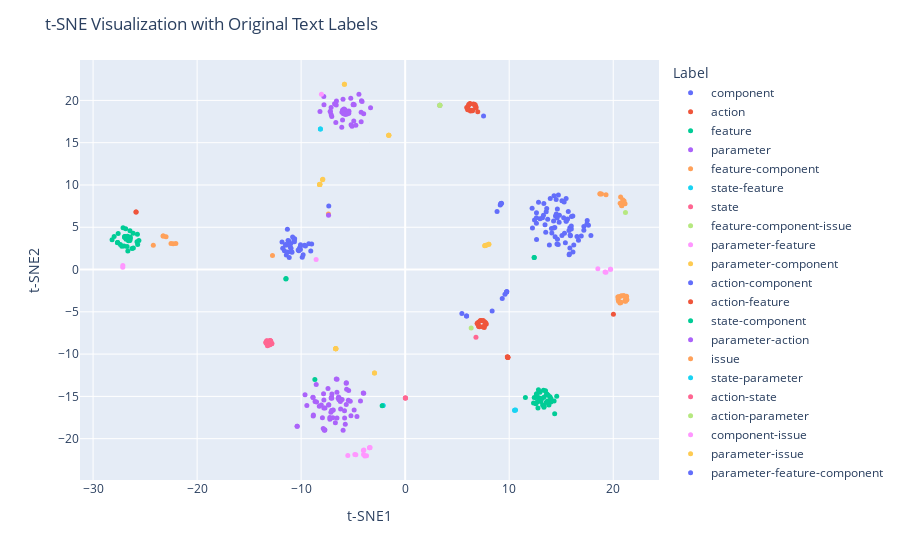

Write notebook code for a chart like this one.
### Code cell
import plotly.express as px

# Create a DataFrame that includes t-SNE features and the original text labels
drone_2d_df = pd.DataFrame(drone_2d, columns=['t-SNE1', 't-SNE2'])
drone_2d_df['Label'] = labels
drone_2d_df['Text'] = dataset['text']

# Plot with Plotly
fig = px.scatter(drone_2d_df, x='t-SNE1', y='t-SNE2', color="Label", hover_data={'Text': True, 'Label': True, 't-SNE1': False, 't-SNE2': False})
fig.update_traces(marker=dict(size=5))
fig.update_layout(title='t-SNE Visualization with Original Text Labels')
fig.show()

### Figure 1 — Plotly figure (JSON) as saved in the notebook; plotly's stock layout.template omitted (floating-point values rounded to 4 significant figures; data arrays with more than 128 entries replaced by an {"elided": "..."} marker saying what was removed)
{"data": [{"customdata": {"elided": "109x2 str values"}, "hovertemplate": "Label=%{customdata[1]}<br>Text=%{customdata[0]}<extra></extra>", "legendgroup": "component", "marker": {"color": "#636efa", "size": 5, "symbol": "circle"}, "mode": "markers", "name": "component", "orientation": "v", "showlegend": true, "type": "scatter", "x": [14.71, 14.59, 12.96, 14.41, -9.264, 15.4, 16.51, 16.66, 14.64, 15.89, -8.989, -10.16, 9.261, -9.076, -9.67, -9.587, -10.07, -10.08, 14.83, 13.86, 12.62, 15.83, 15.97, -10.06, 17.85, -10.22, 16.21, -11.61, -11.19, -11.26, 14.63, 14.45, 13.2, 9.212, 15.23, 15.99, 15.97, 16.12, 13.56, 14.61, -9.895, 13.61, 14.73, 14.31, 15.07, 13.95, 14.51, 15.47, 15.28, 12.63, 9.138, 9.188, 17.62, 17.18, 15.75, 13.51, 14.1, 14.06, -11.42, 12.62, -10.99, -9.809, 13.44, 14.27, 16.13, 12.82, -11.48, -11.05, 15.68, -11.84, -10.63, -10.68, -10.67, -10.82, 12.43, 17.47, 17.18, 15.07, -11.77, 15.48, 13.7, 15.31, 14.53, 15.61, 14.27, -10.65, 12.23, 13.29, 14.8, 12.62, 17.5, 15.86, -10.97, -11.49, -11.26, 15.47, -11.15, -11.22, -10.88, -10.91, -10.29, 14.39, 15.84, 16.93, 12.2, 9.199, 13.33, 15.78, 15.76], "xaxis": "x", "y": [2.963, 3.017, 6.004, 3.879, 3.039, 3.169, 3.902, 3.458, 3.568, 3.983, 3.018, 2.523, 7.843, 2.192, 2.871, 2.791, 2.365, 2.722, 6.405, 2.893, 5.48, 4.928, 4.8, 2.935, 4.02, 2.227, 2.893, 2.225, 3.369, 3.419, 7.149, 6.324, 6.138, 7.806, 6.125, 6.269, 5.139, 6.333, 6.838, 6.101, 1.452, 7.208, 8.819, 8.713, 8.126, 8.407, 8.293, 8.387, 7.99, 3.547, 7.628, 7.756, 5.235, 4.658, 4.62, 4.408, 4.307, 4.841, 1.72, 6.71, 3.084, 1.755, 5.298, 4.925, 2.08, 7.967, 2.871, 2.677, 6.85, 3.266, 3.643, 3.458, 3.621, 3.844, 5.868, 5.377, 5.074, 4.036, 2.516, 5.748, 5.934, 4.276, 6.559, 5.982, 5.751, 3.283, 4.92, 6.412, 5.604, 6.112, 5.795, 4.08, 2.52, 2.958, 2.085, 5.718, 1.42, 2.94, 2.043, 2.099, 2.31, 4.984, 2.55, 3.967, 7.26, 7.777, 7.798, 1.839, 1.739], "yaxis": "y"}, {"customdata": [["API Automatic Return Home. ", "action"], ["Auto Landing in nnn(s). ", "action"], ["Auto landing initiated. ", "action"], ["Braking now! Return sticks to midpoints first. ", "action"], ["Braking now. Return sticks to midpoints, then continue flying. ", "action"], ["Cancel Return-to-Home Failed. ", "action"], ["Cannot Identify Subject. ", "action"], ["Cannot takeoff. Ensure the aircraft battery is properly connected. ", "action"], ["Cannot track subject: No image. Please retry. ", "action"], ["Capture Failed Shooting interrupted. ", "action"], ["Capture Failed Shooting is currently not permitted. ", "action"], ["Command Failed. ", "action"], ["Command Timeout. ", "action"], ["Executing waypoint mission. ", "action"], ["Failed to cancel Return to Home. ", "action"], ["Failed to cancel landing. ", "action"], ["Failed to lower or pack up landing gear. Take care of your gimbal when landing. ", "action"], ["Failed to take off. Check the USB connection with aircraft. Contact DJI Support if this error persists after restarting. ", "action"], ["IMU calibration required. Calibrate IMU. ", "action"], ["Landing Canceled. ", "action"], ["Landing. ", "action"], ["Pano successful. ", "action"], ["Precision Landing. ", "action"], ["Recharge promptly. ", "action"], ["Remote controller assisted takeoff initiated. ", "action"], ["Returning to the Home Point. ", "action"], ["Take off and retry this function. ", "action"], ["Take off in P-Mode. ", "action"], ["Taking Off. ", "action"], ["Unable to take off. ", "action"], ["Warning: Command Failed. ", "action"], ["Warning: Command Timeout. ", "action"], ["Waypoint Mission Paused. ", "action"], ["Waypoint Mission Resumed. ", "action"], ["Waypoint Mission Start. ", "action"]], "hovertemplate": "Label=%{customdata[1]}<br>Text=%{customdata[0]}<extra></extra>", "legendgroup": "action", "marker": {"color": "#EF553B", "size": 5, "symbol": "circle"}, "mode": "markers", "name": "action", "orientation": "v", "showlegend": true, "type": "scatter", "x": [6.799, 6.054, 6.278, 7.259, 7.631, 7.133, 7.586, 7.595, 7.799, 7.074, 6.923, 7.035, 7.302, 5.99, 7.438, 7.69, 6.937, 7.063, 6.978, 6.798, 6.639, 6.787, 5.917, 6.214, 6.437, 6.729, 6.231, 6.11, 6.566, 7.738, 7.208, 7.497, 6.286, 6.475, 6.011], "xaxis": "x", "y": [19.15, 19.31, 18.79, -6.044, -6.165, -6.769, -6.776, -6.863, -6.443, -6.673, -6.389, -6.243, -6.022, 19.04, -6.769, -6.526, -6.35, -6.706, 18.65, 19.09, 19.52, 19.28, 19.17, 19.58, 18.84, 19.49, 19.64, 19.53, 19.57, -6.28, -6.063, -6.036, 18.74, 18.78, 18.91], "yaxis": "y"}, {"customdata": {"elided": "66x2 str values"}, "hovertemplate": "Label=%{customdata[1]}<br>Text=%{customdata[0]}<extra></extra>", "legendgroup": "feature", "marker": {"color": "#00cc96", "size": 5, "symbol": "circle"}, "mode": "markers", "name": "feature", "orientation": "v", "showlegend": true, "type": "scatter", "x": [13.75, 14.37, 13.29, 13.36, -27.65, -27.65, -27.63, -27.37, 12.68, 12.34, 13.49, 13.63, -26.66, 13.33, -25.74, 11.56, -27.03, 14.01, -26.45, -26.96, -26.91, -26.96, -26.82, -26.56, -26.43, -26.97, -26.68, -26.42, -26.59, -26.51, 13.82, 12.76, -25.78, 14.57, 14.32, 13.17, 13.21, 13.67, 12.96, -27.59, 13.34, -27.12, -26.86, -26.45, -26.73, -26.15, -27.98, -26.26, -26.13, 12.81, 13.55, 12.67, 12.41, -25.71, 13.57, 13.03, -25.6, 13.92, -28.17, 12.57, 14.01, -27.23, 12.61, 12.84, 12.93, 12.56], "xaxis": "x", "y": [-14.85, -17.06, -14.27, -16.13, 3.194, 3.189, 3.173, 2.974, -15.67, -15.78, -14.34, -14.7, 2.203, -15.1, 4.177, -15.14, 2.774, -15.67, 3.454, 3.851, 3.912, 3.775, 3.573, 3.432, 3.842, 3.905, 3.95, 3.713, 3.414, 3.419, -16.02, -16.38, 3.281, -14.99, -15.54, -15.24, -16.01, -15.56, -14.51, 4.263, -16.29, 4.945, 4.83, 4.598, 2.718, 4.289, 3.914, 2.483, 2.552, -14.22, -15.71, -14.69, -15.12, 2.949, -14.82, -15.61, 3.445, -15.05, 3.515, -15.87, -15.26, 2.739, -14.72, -15.16, -15.23, -15.15], "yaxis": "y"}, {"customdata": {"elided": "110x2 str values"}, "hovertemplate": "Label=%{customdata[1]}<br>Text=%{customdata[0]}<extra></extra>", "legendgroup": "parameter", "marker": {"color": "#ab63fa", "size": 5, "symbol": "circle"}, "mode": "markers", "name": "parameter", "orientation": "v", "showlegend": true, "type": "scatter", "x": [-5.277, -6.91, -8.061, -6.556, -5.974, -5.213, -6.667, -7.813, -4.234, -3.988, -9.627, -8.253, -6.972, -5.822, -7.142, -5.757, -6.624, -7.705, -8.665, -6.02, -4.027, -3.985, -7.355, -7.343, -5.966, -7.955, -8.824, -8.841, -6.709, -5.42, -5.414, -5.586, -5.448, -5.46, -6.08, -5.423, -5.744, -6.011, -5.946, -5.898, -5.782, -6.026, -5.938, -5.877, -4.942, -9.452, -5.432, -5.652, -5.67, -5.628, -7.819, -5.832, -7.081, -7.058, -7.119, -4.898, -5.003, -4.977, -5.231, -10.38, -7.737, -7.719, -6.626, -5.108, -6.605, -5.2, -6.788, -4.907, -3.327, -5.465, -7.878, -4.74, -7.236, -6.951, -7.243, -5.665, -6.363, -6.23, -10.39, -7.042, -6.441, -6.298, -6.061, -4.635, -4.201, -4.145, -4.445, -7.823, -7.054, -7.112, -7.121, -7.847, -4.23, -4.295, -7.185, -7.21, -7.078, -8.551, -7.806, -7.763, -6.205, -8.515, -8.19, -6.096, -6.56, -6.55, -6.398, -7.42, -8.866, -8.856], "xaxis": "x", "y": [-15.56, -16.62, -16.03, -17.55, 20.14, -17.28, 17.38, -15.41, 18.61, 18.41, -14.82, -16.18, -16.64, -17.56, -16.87, -18.3, -12.95, -16.38, -15.6, 17.67, -14.6, -14.62, -16.0, -15.98, -19.02, -17.53, -17.21, -17.33, -18.12, 18.74, 18.68, 18.4, 18.5, 18.51, 18.6, 18.48, 18.34, 18.87, 18.9, 18.42, 18.88, 18.73, 18.44, 18.97, 17.55, -16.08, -14.32, -13.38, -13.44, -14.15, -16.37, -16.71, -15.1, -15.21, -15.19, 19.49, 19.5, 19.54, 20.24, -18.53, -18.96, -18.97, 19.46, 16.93, 19.93, 17.12, 19.59, -16.61, 19.14, -15.46, -18.78, 17.05, -17.71, -17.52, -17.48, -15.95, -15.4, -15.6, -18.53, -14.72, -15.21, -15.25, -15.37, -17.39, 19.95, 19.86, 20.72, 20.47, 18.09, 18.31, 19.17, -14.69, 17.46, -15.54, 18.67, 18.69, -16.66, -13.59, 19.48, -19.01, -16.48, -15.67, 18.68, 16.84, -14.52, -12.98, -15.08, -14.08, -15.11, -15.12], "yaxis": "y"}, {"customdata": [["ActiveTrack Flight Ended: Aircraft is entering a restricted area. ", "feature-component"], ["Aircraft GPS interference. Aircraft unable to fly stably. Land or return to home promptly. ", "feature-component"], ["Aircraft not in flight. Vision system and obstacle sensing unavailable. ", "feature-component"], ["Backward sensor(s) blocked. Obstacle avoidance unavailable. Fly with caution. ", "feature-component"], ["Camera busy, cannot enter playback. ", "feature-component"], ["Camera error. AI Spot-Check failed. Restart camera. ", "feature-component"], ["Compass Error. Compass Error. Compass data error. Please contact DJI Support. ", "feature-component"], ["Compass Error. Compass data error. Please check the Compass installation and interference. ", "feature-component"], ["Compass Error. Compass data error. Please contact DJI Support. ", "feature-component"], ["Compass Error. Compass data error. Please contact DJI Support. Compass disconnected. ", "feature-component"], ["Forward Obstacle Sensing is not functioning. Ambient Light is too weak. ", "feature-component"], ["Image Transmission Recovered. Aircraft is returning home. ", "feature-component"], ["Landing Gear Raising. Home Point Recorded. ", "feature-component"], ["Landing Protection Activated. Aircraft will decelerate during landing. ", "feature-component"], ["Landing gear lowered. Obstacle Avoidance Disabled. ", "feature-component"], ["No GPS signal. Unable to take off. Move to an open area or exit flight tutorial. ", "feature-component"], ["Obstacle Avoidance Disabled. Landing gear lowered. Obstacle Avoidance Disabled. ", "feature-component"], ["Obstacle Avoidance disabled. Landing gear lowered. Obstacle Avoidance has been disabled. ", "feature-component"], ["Propeller Guard Mounted Propeller Guard mounted. Forward Obstacle Sensing will be automatically switched off. ", "feature-component"], ["Propeller rotating too fast. Wind resistance affected. Return to home and land promptly. Check whether propeller on beeping ESC is warped or damaged. ", "feature-component"], ["Signal Lost. Aircraft returning to Home Point. ", "feature-component"]], "hovertemplate": "Label=%{customdata[1]}<br>Text=%{customdata[0]}<extra></extra>", "legendgroup": "feature-component", "marker": {"color": "#FFA15A", "size": 5, "symbol": "circle"}, "mode": "markers", "name": "feature-component", "orientation": "v", "showlegend": true, "type": "scatter", "x": [21.14, 20.82, -24.21, 20.95, 20.67, 21.04, 18.74, 19.31, 18.87, 18.72, 20.71, -22.3, -22.04, -22.51, -22.99, 20.82, -23.24, -23.28, -12.75, 20.91, -7.377], "xaxis": "x", "y": [7.774, 7.567, 2.863, 7.823, 7.841, 8.095, 8.945, 8.83, 8.929, 8.948, 8.585, 3.05, 3.064, 3.076, 3.884, 7.53, 3.972, 3.979, 1.666, 8.264, 6.552], "yaxis": "y"}, {"customdata": [["ActiveTrack Flight Ended: Control Signal Timeout (RC). ", "state-feature"], ["Excessive attitude angle detected, forward obstacle avoidance has stopped working. ", "state-feature"], ["Flight control mode error, cannot start recording QuickShot. ", "state-feature"]], "hovertemplate": "Label=%{customdata[1]}<br>Text=%{customdata[0]}<extra></extra>", "legendgroup": "state-feature", "marker": {"color": "#19d3f3", "size": 5, "symbol": "circle"}, "mode": "markers", "name": "state-feature", "orientation": "v", "showlegend": true, "type": "scatter", "x": [10.52, 10.53, 10.61], "xaxis": "x", "y": [-16.64, -16.64, -16.61], "yaxis": "y"}, {"customdata": [["ActiveTrack Flight Paused. ", "state"], ["Aircraft ActiveTrack available at max speed. When exceeding nnn, Obstacle Avoidance is not available. ", "state"], ["Cannot exit ActiveTrack. ", "state"], ["During Smart Track, you can control lens zoom within a certain limit. ", "state"], ["Entered Cruise Control mode. Press C1 or C2 to exit. ", "state"], ["Exited Cruise Control mode. ", "state"], ["Exited Hyperlapse mode. ", "state"], ["Flight Mode Set to Attitude. ", "state"], ["Insufficient SD card space. Change card or delete files. ", "state"], ["Intelligent Flight Modes have not been enabled. Enable this option in Main Controller Settings if needed. ", "state"], ["RTH : Cruise. ", "state"], ["RTH : Preascending. ", "state"], ["Set Flight Mode to GPS to fly safe. ", "state"], ["Switched to A (Attitude)-mode. ", "state"], ["Switched to P (Positioning)-mode. ", "state"], ["Switched to S (Sport)-mode. ", "state"], ["Switched to T (Tripod)-mode. ", "state"]], "hovertemplate": "Label=%{customdata[1]}<br>Text=%{customdata[0]}<extra></extra>", "legendgroup": "state", "marker": {"color": "#FF6692", "size": 5, "symbol": "circle"}, "mode": "markers", "name": "state", "orientation": "v", "showlegend": true, "type": "scatter", "x": [0.02508, -13.23, 0.01207, -13.0, -13.36, -13.31, -13.3, -13.37, 0.03111, -13.2, -12.81, -12.83, -13.39, -13.01, -12.95, -12.96, -12.91], "xaxis": "x", "y": [-15.19, -9.025, -15.19, -8.898, -8.731, -8.442, -8.417, -8.589, -15.18, -8.946, -8.741, -8.789, -8.605, -8.386, -8.416, -8.418, -8.475], "yaxis": "y"}, {"customdata": [["AirSense communication error. Unable to display nearby manned aircraft and anti-collision warnings. Fly with caution. ", "feature-component-issue"]], "hovertemplate": "Label=%{customdata[1]}<br>Text=%{customdata[0]}<extra></extra>", "legendgroup": "feature-component-issue", "marker": {"color": "#B6E880", "size": 5, "symbol": "circle"}, "mode": "markers", "name": "feature-component-issue", "orientation": "v", "showlegend": true, "type": "scatter", "x": [21.17], "xaxis": "x", "y": [6.742], "yaxis": "y"}, {"customdata": [["Aircraft ActiveTrack max speed of nnn and Obstacle Avoidance functions normally. ", "parameter-feature"], ["Aircraft ActiveTrack max speed of nnn. Left and right Obstacle Sensing systems are available. ", "parameter-feature"], ["Attitude is too large. Backward Obstacle Sensing is not functioning. ", "parameter-feature"], ["Attitude is too large. Backward obstacle sensing is unavailable. ", "parameter-feature"], ["Attitude is too large. Forward obstacle sensing is unavailable. ", "parameter-feature"], ["Attitude is too large. Backward Obstacle Sensing is not functioning. ", "parameter-feature"], ["Backward Obstacle Sensing is not functioning. Ambient Light is too weak. ", "parameter-feature"], ["Backward ambient light too low. Backward obstacle avoidance unavailable. Only infrared sensors available. Fly with caution. ", "parameter-feature"], ["Cannot start Self-Timer. Exposure time is too long. ", "parameter-feature"], ["Downward ambient light too low. Obstacle avoidance unavailable. Fly with caution. ", "parameter-feature"], ["Downward ambient light too low. Obstacle avoidance unavailable. Fly with caution. Backward ambient light too low. Backward obstacle avoidance unavailable. Only infrared sensors available. Fly with caution. ", "parameter-feature"], ["GPS signal weak. Positioning accuracy affected. Fly with caution. ", "parameter-feature"], ["Lighting environment too dark. Vision System unavailable. Fly with caution. ", "parameter-feature"], ["Target lost. QuickShots stopped. ", "parameter-feature"]], "hovertemplate": "Label=%{customdata[1]}<br>Text=%{customdata[0]}<extra></extra>", "legendgroup": "parameter-feature", "marker": {"color": "#FF97FF", "size": 5, "symbol": "circle"}, "mode": "markers", "name": "parameter-feature", "orientation": "v", "showlegend": true, "type": "scatter", "x": [-8.051, -27.14, -3.428, -3.975, -4.019, -3.428, -3.372, -5.513, -3.878, -4.839, -27.15, -4.001, -4.743, -3.713], "xaxis": "x", "y": [20.73, 0.4781, -21.08, -21.34, -21.4, -21.08, -21.03, -21.98, -22.03, -21.87, 0.2624, -21.87, -21.91, -22.02], "yaxis": "y"}, {"customdata": [["Aircraft entered Fixed-Wing Mode. Current flight speed is nnn. Press C2 to exit. ", "parameter-component"], ["Aircraft is close to Home Point. Return-to-Home Mode is now Auto Landing Mode. ", "parameter-component"], ["Aircraft is returning to the Home Point. Minimum RTH Altitude is 30m. You can reset the RTH Altitude in Remote Controller Settings after cancelling RTH if necessary. ", "parameter-component"], ["Aircraft is returning to the Home Point. Minimum RTH Altitude is 30m. You can reset the RTH Altitude in Remote Controller Settings after cancelling RTH. ", "parameter-component"], ["Aircraft is returning to the Home Point. Minimum RTH Altitude is 98ft. You can reset the RTH Altitude in Remote Controller Settings after cancelling RTH. ", "parameter-component"], ["Aircraft is returning to the Home Point. RTH Altitude is 30m. You can reset the RTH Altitude in Remote Controller Settings after cancelling RTH if necessary. ", "parameter-component"], ["Aircraft is returning to the Home Point. RTH Altitude is nnn. You can reset the RTH Altitude in Remote Controller Settings after cancelling RTH if necessary. ", "parameter-component"], ["Aircraft not linked to phone number. Flight range restricted. Check and link phone number. ", "parameter-component"], ["Camera RCAM not connected. Image quality affected. Contact DJI Support for assistance. ", "parameter-component"], ["Camera not calibrated. Image quality affected. Contact DJI Support for assistance. ", "parameter-component"], ["Compass Error. Compass direction is not the same with IMU. ", "parameter-component"], ["Compass Interference. Temp Max Altitude : 98ft. ", "parameter-component"], ["Compass Interference. Temp Max Altitude: nnn. ", "parameter-component"], ["Critically Low Power. Aircraft Landing. ", "parameter-component"], ["Critically Low Power. Aircraft Landing. Throttle up to reduce the speed of descent and use sticks to avoid obstacles. ", "parameter-component"], ["Critically Low Voltage. Aircraft will land. ", "parameter-component"], ["Critically low power. Aircraft is landing. ", "parameter-component"], ["Low Power. Aircraft is returning to the Home Point. ", "parameter-component"], ["Mobile device CPU fully loaded. Related performance will be affected. ", "parameter-component"], ["Motor Obstructed. Propulsion output is limited to ensure the health of the battery. ", "parameter-component"], ["Not Enough Force/ESC Error. ", "parameter-component"]], "hovertemplate": "Label=%{customdata[1]}<br>Text=%{customdata[0]}<extra></extra>", "legendgroup": "parameter-component", "marker": {"color": "#FECB52", "size": 5, "symbol": "circle"}, "mode": "markers", "name": "parameter-component", "orientation": "v", "showlegend": true, "type": "scatter", "x": [-7.949, -7.916, -8.223, -8.222, -8.218, -8.216, -8.193, 7.725, 8.032, 8.048, 7.67, -1.577, -1.581, -6.673, -6.672, -6.677, -6.671, -6.673, 7.826, -1.568, 7.643], "xaxis": "x", "y": [10.62, 10.68, 10.06, 10.06, 10.07, 10.05, 10.07, 2.85, 2.979, 2.985, 2.836, 15.87, 15.87, -9.363, -9.366, -9.345, -9.37, -9.362, 2.893, 15.87, 2.819], "yaxis": "y"}, {"customdata": [["Aircraft in Attitude mode. Unable to hover. Fly with caution . ", "action-component"], ["Aircraft in Restricted Zone. Unable to take off. Check map to find Recommended Zones. ", "action-component"], ["Aircraft is landing due to low voltage, which cannot be stopped. You can decelerate the descending speed and avoid obstacles using sticks. ", "action-component"], ["Approaching a No-Fly Zone. RTH may be affected. Fly with caution. ", "action-component"], ["Capture Failed Insufficient storage space. Cannot shoot panorama. ", "action-component"], ["Capture Failed The aircraft is moving. Cannot shoot panorama. ", "action-component"], ["Capture Failed The gimbal is moving. Cannot shoot panorama. ", "action-component"], ["Compass error, calibration required. ", "action-component"], ["Critical low battery. Aircraft in Auto Power Off Protection. Forced landing in progress. ", "action-component"], ["Critical low battery. Unable to take off. Recharge promptly. ", "action-component"], ["RTH : Ascending to RTH altitude. ", "action-component"], ["Unknown Error, Cannot Takeoff. Contact DJI support. ", "action-component"]], "hovertemplate": "Label=%{customdata[1]}<br>Text=%{customdata[0]}<extra></extra>", "legendgroup": "action-component", "marker": {"color": "#636efa", "size": 5, "symbol": "circle"}, "mode": "markers", "name": "action-component", "orientation": "v", "showlegend": true, "type": "scatter", "x": [5.451, 9.741, 9.776, 9.331, 8.361, 5.896, 5.905, 7.535, 8.833, 9.744, -11.32, 9.594], "xaxis": "x", "y": [-5.189, -2.668, -2.603, -3.427, -4.906, -5.491, -5.498, 18.15, 6.865, -2.66, 4.765, -2.929], "yaxis": "y"}, {"customdata": [["Aircraft propulsion system error. Forced landing. Manually control the aircraft and land in an open area. ", "action-feature"], ["Cannot start Return to Home due to weak GPS signal. ", "action-feature"], ["Cannot track subject: Forward Obstacle Sensing not Responding. ", "action-feature"], ["Descending. Exited Visual Avoidance System. ", "action-feature"], ["GPS signal weak. Hovering unstable. Fly with caution. ", "action-feature"], ["Home Point Recorded. Taking off. ", "action-feature"], ["Loading database failed. Geo-awareness function degraded. ", "action-feature"]], "hovertemplate": "Label=%{customdata[1]}<br>Text=%{customdata[0]}<extra></extra>", "legendgroup": "action-feature", "marker": {"color": "#EF553B", "size": 5, "symbol": "circle"}, "mode": "markers", "name": "action-feature", "orientation": "v", "showlegend": true, "type": "scatter", "x": [9.865, 9.861, 9.859, -25.87, 9.877, -25.87, 9.821], "xaxis": "x", "y": [-10.39, -10.38, -10.37, 6.798, -10.4, 6.799, -10.32], "yaxis": "y"}, {"customdata": [["Aircraft too Far. Cannot enter Follow Me Mode. ", "state-component"], ["Cannot enable Intelligent Flight Mode: Low Battery. ", "state-component"], ["Tap Fly Flight Ended Landing Gear Lowered. ", "state-component"], ["Tip: Only the first camera can tap-zoom in dual gimbal control mode. ", "state-component"]], "hovertemplate": "Label=%{customdata[1]}<br>Text=%{customdata[0]}<extra></extra>", "legendgroup": "state-component", "marker": {"color": "#00cc96", "size": 5, "symbol": "circle"}, "mode": "markers", "name": "state-component", "orientation": "v", "showlegend": true, "type": "scatter", "x": [12.4, 12.4, -11.47, -11.45], "xaxis": "x", "y": [1.425, 1.424, -1.11, -1.059], "yaxis": "y"}, {"customdata": [["Arrived at Start Point. Starting Waypoint Mission. ", "parameter-action"]], "hovertemplate": "Label=%{customdata[1]}<br>Text=%{customdata[0]}<extra></extra>", "legendgroup": "parameter-action", "marker": {"color": "#ab63fa", "size": 5, "symbol": "circle"}, "mode": "markers", "name": "parameter-action", "orientation": "v", "showlegend": true, "type": "scatter", "x": [3.321], "xaxis": "x", "y": [19.42], "yaxis": "y"}, {"customdata": [["Backward Obstacle Sensing is not functioning. ", "issue"], ["Cannot takeoff in a no-fly zone. ", "issue"], ["Extra payload detected. Return aircraft to an area nearby the home point promptly and fly in a wind-free environment to ensure flight safety. ", "issue"], ["Extra payload detected. Return the aircraft to an area nearby the home point promptly to ensure flight safety. ", "issue"], ["High Wind Velocity: Fly with caution and ensure the aircraft remains within your line of sight. ", "issue"], ["High wind velocity. Ensure the aircraft remains within your line of sight and fly with caution. ", "issue"], ["High wind velocity. Ensure the aircraft remains within your line of sight and fly with caution. High wind velocity. Fly with caution and land in a safe place ASAP. ", "issue"], ["Impact detected. Restart aircraft. ", "issue"], ["Large Wind Velocity. ", "issue"], ["Magnetic Filed Interference. Exit P-GPS Mode. ", "issue"], ["Strong Aircraft Interference. ", "issue"], ["Strong Interference Now. Fly with caution. ", "issue"], ["Strong Interference to Aircraft. Signal interruption may be more likely. Fly with caution. ", "issue"], ["Strong Interference. Fly with caution. ", "issue"], ["Strong wireless interference. Please fly with caution. ", "issue"], ["Upward Obstacle Detected. ", "issue"], ["Warning. ", "issue"]], "hovertemplate": "Label=%{customdata[1]}<br>Text=%{customdata[0]}<extra></extra>", "legendgroup": "issue", "marker": {"color": "#FFA15A", "size": 5, "symbol": "circle"}, "mode": "markers", "name": "issue", "orientation": "v", "showlegend": true, "type": "scatter", "x": [21.28, 20.8, 20.47, 20.51, 20.75, 20.65, 20.7, 20.52, 20.72, 20.44, 21.0, 21.12, 21.32, 21.18, 21.26, 21.03, 21.19], "xaxis": "x", "y": [-3.173, -3.1, -3.534, -3.741, -3.863, -3.948, -3.901, -3.229, -3.167, -3.235, -3.098, -3.733, -3.569, -3.585, -3.376, -3.114, -3.764], "yaxis": "y"}, {"customdata": [["Cannot enter ActiveTrack. Ambient Light is too weak. ", "state-parameter"], ["Cannot enter TapFly Mode: Max Flight Altitude Reached. Adjust in Main Controller Settings if necessary. ", "state-parameter"], ["Payload mode enabled. Max altitude and distance set. Fly with caution. ", "state-parameter"], ["Payload mode enabled. Max altitude set to nnn and max distance set to nnn. Fly in a wind-free environment to ensure flight safety. ", "state-parameter"]], "hovertemplate": "Label=%{customdata[1]}<br>Text=%{customdata[0]}<extra></extra>", "legendgroup": "state-parameter", "marker": {"color": "#19d3f3", "size": 5, "symbol": "circle"}, "mode": "markers", "name": "state-parameter", "orientation": "v", "showlegend": true, "type": "scatter", "x": [-2.129, -2.123, -8.147, -8.149], "xaxis": "x", "y": [-16.07, -16.07, 16.62, 16.62], "yaxis": "y"}, {"customdata": [["Capture Failed Cannot enter Pano mode. ", "action-state"]], "hovertemplate": "Label=%{customdata[1]}<br>Text=%{customdata[0]}<extra></extra>", "legendgroup": "action-state", "marker": {"color": "#FF6692", "size": 5, "symbol": "circle"}, "mode": "markers", "name": "action-state", "orientation": "v", "showlegend": true, "type": "scatter", "x": [6.804], "xaxis": "x", "y": [-8.009], "yaxis": "y"}, {"customdata": [["Capture Failed Distance limit exceeded. Cannot shoot panorama. ", "action-parameter"], ["Precision Landing. Correcting Landing Position. ", "action-parameter"], ["Precision Landing. Locating Landing Point. ", "action-parameter"], ["Precision Landing. Rectifying aircraft position. ", "action-parameter"]], "hovertemplate": "Label=%{customdata[1]}<br>Text=%{customdata[0]}<extra></extra>", "legendgroup": "action-parameter", "marker": {"color": "#B6E880", "size": 5, "symbol": "circle"}, "mode": "markers", "name": "action-parameter", "orientation": "v", "showlegend": true, "type": "scatter", "x": [6.345, 3.334, 3.345, 3.322], "xaxis": "x", "y": [-6.899, 19.42, 19.42, 19.42], "yaxis": "y"}, {"customdata": [["Check whether propellers are installed correctly. If the propellers are installed correctly and the aircraft still cannot takeoff, a motor error may exist. Contact DJI Support for assistance. ", "component-issue"], ["Compass Error. Magnetic Filed Interference. Exit P-GPS Mode. ", "component-issue"], ["Impact detected. Aircraft stopped. Restart aircraft. ", "component-issue"], ["Propeller guard or extra payload detected. Flight performance will be affected. Fly with caution. ", "component-issue"], ["Strong wind warning. Aircraft unable to fly stably. Lower altitude immediately and manually return to home. ", "component-issue"], ["Strong wind warning. Aircraft unable to return to home automatically. Lower altitude immediately and return to home manually. ", "component-issue"]], "hovertemplate": "Label=%{customdata[1]}<br>Text=%{customdata[0]}<extra></extra>", "legendgroup": "component-issue", "marker": {"color": "#FF97FF", "size": 5, "symbol": "circle"}, "mode": "markers", "name": "component-issue", "orientation": "v", "showlegend": true, "type": "scatter", "x": [18.52, 19.3, 19.21, -8.561, 19.74, 19.73], "xaxis": "x", "y": [0.08086, -0.3212, -0.2785, 1.185, 0.03797, 0.02857], "yaxis": "y"}, {"customdata": [["Extra payload detected. Flight performance will be affected. Fly with caution. ", "parameter-issue"], ["Extra payload detected. Max altitude and distance set. Fly with caution. ", "parameter-issue"], ["Extra payload detected. Max altitude set to nnn and max distance set to nnn to ensure flight safety. ", "parameter-issue"], ["Magnetic Filed Interference. Exit P-GPS Mode. Yaw Error. ", "parameter-issue"]], "hovertemplate": "Label=%{customdata[1]}<br>Text=%{customdata[0]}<extra></extra>", "legendgroup": "parameter-issue", "marker": {"color": "#FECB52", "size": 5, "symbol": "circle"}, "mode": "markers", "name": "parameter-issue", "orientation": "v", "showlegend": true, "type": "scatter", "x": [-2.952, -5.84, -5.841, -2.943], "xaxis": "x", "y": [-12.24, 21.92, 21.92, -12.24], "yaxis": "y"}, {"customdata": [["GPS signal weak. Fly with caution. Aircraft in Altitude Zone. Max altitude set to nnn. ", "parameter-feature-component"]], "hovertemplate": "Label=%{customdata[1]}<br>Text=%{customdata[0]}<extra></extra>", "legendgroup": "parameter-feature-component", "marker": {"color": "#636efa", "size": 5, "symbol": "circle"}, "mode": "markers", "name": "parameter-feature-component", "orientation": "v", "showlegend": true, "type": "scatter", "x": [-7.347], "xaxis": "x", "y": [7.504], "yaxis": "y"}, {"customdata": [["High wind velocity. Ensure the aircraft remains within your line of sight and fly with caution. Downlink Lost. ", "feature-issue"]], "hovertemplate": "Label=%{customdata[1]}<br>Text=%{customdata[0]}<extra></extra>", "legendgroup": "feature-issue", "marker": {"color": "#EF553B", "size": 5, "symbol": "circle"}, "mode": "markers", "name": "feature-issue", "orientation": "v", "showlegend": true, "type": "scatter", "x": [20.02], "xaxis": "x", "y": [-5.281], "yaxis": "y"}, {"customdata": [["Lighting environment too dark. Visual positioning inaccurate. Fly with caution. ", "parameter-state"], ["Mobile device version too old to support HD image transmission and the image transmission mode has been switch to normal mode. ", "parameter-state"]], "hovertemplate": "Label=%{customdata[1]}<br>Text=%{customdata[0]}<extra></extra>", "legendgroup": "parameter-state", "marker": {"color": "#00cc96", "size": 5, "symbol": "circle"}, "mode": "markers", "name": "parameter-state", "orientation": "v", "showlegend": true, "type": "scatter", "x": [-2.214, -8.681], "xaxis": "x", "y": [-16.1, -13.0], "yaxis": "y"}, {"customdata": [["Weak GPS signal. Aircraft is in Attitude mode and hovering may be unstable. Fly with caution. ", "action-feature-component"]], "hovertemplate": "Label=%{customdata[1]}<br>Text=%{customdata[0]}<extra></extra>", "legendgroup": "action-feature-component", "marker": {"color": "#ab63fa", "size": 5, "symbol": "circle"}, "mode": "markers", "name": "action-feature-component", "orientation": "v", "showlegend": true, "type": "scatter", "x": [-7.366], "xaxis": "x", "y": [6.418], "yaxis": "y"}], "layout": {"legend": {"title": {"text": "Label"}, "tracegroupgap": 0}, "margin": {"t": 60}, "title": {"text": "t-SNE Visualization with Original Text Labels"}, "xaxis": {"anchor": "y", "domain": [0, 1], "title": {"text": "t-SNE1"}}, "yaxis": {"anchor": "x", "domain": [0, 1], "title": {"text": "t-SNE2"}}}}
